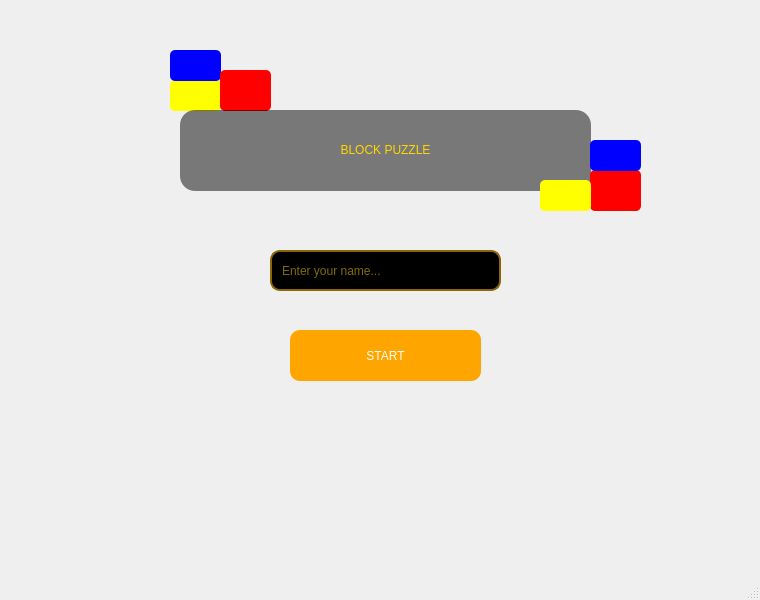
<?xml version="1.0" encoding="UTF-8"?>
<ui version="4.0">
 <class>MainWindow</class>
 <widget class="QMainWindow" name="MainWindow">
  <property name="geometry">
   <rect>
    <x>0</x>
    <y>0</y>
    <width>760</width>
    <height>600</height>
   </rect>
  </property>
  <property name="windowTitle">
   <string>MainWindow</string>
  </property>
  <property name="styleSheet">
   <string notr="true">/* --------- NỀN CHÍNH --------- */
QWidget {
    background: qlineargradient(spread:pad, x1:0, y1:0, x2:1, y2:1, 
                                stop:0 #1E3A5F, stop:1 #0D1B2A)

}


/* --------- TIÊU ĐỀ GAME --------- */
QLabel#titleLabel {
    font: bold 36px &quot;Arial&quot;;
    color: #FFFFFF;
    text-align: center;
    text-shadow: 2px 2px 4px #FFD700; /* Hiệu ứng ánh sáng vàng */
}



QPushButton#startButton {
    background-color: orange;
    border-radius: 10px;
    box-shadow: 0px 0px 15px rgba(255, 165, 0, 0.8);
}
QFrame {
    background-color: rgba(0, 0, 0, 0.5); /* Màu đen trong suốt */
    border-radius: 15px;}
QPushButton:hover {
    opacity: 0.8;
}
  QMessageBox {
        background-color: #f8d7da;  /* Màu nền đỏ nhạt */
      
        font: bold 14px;
	color: rgb(255, 255, 255);
    }

</string>
  </property>
  <widget class="QWidget" name="centralwidget">
   <widget class="QPushButton" name="btnstart">
    <property name="geometry">
     <rect>
      <x>290</x>
      <y>330</y>
      <width>191</width>
      <height>51</height>
     </rect>
    </property>
    <property name="styleSheet">
     <string notr="true">QPushButton{
    background-color: orange;
    border-radius: 10px;
    box-shadow: 0px 0px 15px rgba(255, 165, 0, 0.8)}

/* --------- NÚT BẤM CHÍNH --------- */
QPushButton {
    background-color: #FFA500;
    color: white;
    font: bold 20px &quot;Arial&quot;;
    border-radius: 10px;
    padding: 10px;
}

QPushButton:hover {
    background-color: #E94E77;
}

QPushButton:pressed {
    background-color: #FF4500;
}</string>
    </property>
    <property name="text">
     <string>START</string>
    </property>
   </widget>
   <widget class="QLineEdit" name="nameInput">
    <property name="geometry">
     <rect>
      <x>270</x>
      <y>250</y>
      <width>231</width>
      <height>41</height>
     </rect>
    </property>
    <property name="styleSheet">
     <string notr="true">QLineEdit#nameInput {
    font: bold 20px &quot;Arial&quot;;
    color: #FFD700; /* Màu chữ vàng nổi bật */
    background-color: rgb( 0, 0, 0.5); /* Nền đen trong suốt */
    border: 2px solid #8B6508; /* Viền nâu đậm */
    border-radius: 10px;
    padding: 8px;
    text-align: center;
}

QLineEdit#nameInput:focus {
    border: 2px solid #FFA500; /* Viền vàng cam khi nhập */
    background-color: rgba(0, 0, 0, 0.7);
}
</string>
    </property>
    <property name="text">
     <string/>
    </property>
    <property name="placeholderText">
     <string>Enter your name...</string>
    </property>
   </widget>
   <widget class="QFrame" name="block1">
    <property name="geometry">
     <rect>
      <x>170</x>
      <y>80</y>
      <width>51</width>
      <height>31</height>
     </rect>
    </property>
    <property name="styleSheet">
     <string notr="true">QFrame#block1 {
    background-color: yellow;
    border-radius: 5px;
}
QFrame#block2 {
    background-color: blue;
    border-radius: 5px;
}
QFrame#block3 {
    background-color: red;
    border-radius: 5px;
}
</string>
    </property>
    <property name="frameShape">
     <enum>QFrame::StyledPanel</enum>
    </property>
    <property name="frameShadow">
     <enum>QFrame::Raised</enum>
    </property>
   </widget>
   <widget class="QFrame" name="block2">
    <property name="geometry">
     <rect>
      <x>170</x>
      <y>50</y>
      <width>51</width>
      <height>31</height>
     </rect>
    </property>
    <property name="styleSheet">
     <string notr="true">QFrame#block1 {
    background-color: yellow;
    border-radius: 5px;
}
QFrame#block2 {
    background-color: blue;
    border-radius: 5px;
}
QFrame#block3 {
    background-color: red;
    border-radius: 5px;
}
</string>
    </property>
    <property name="frameShape">
     <enum>QFrame::StyledPanel</enum>
    </property>
    <property name="frameShadow">
     <enum>QFrame::Raised</enum>
    </property>
   </widget>
   <widget class="QFrame" name="block3">
    <property name="geometry">
     <rect>
      <x>220</x>
      <y>70</y>
      <width>51</width>
      <height>41</height>
     </rect>
    </property>
    <property name="styleSheet">
     <string notr="true">QFrame#block1 {
    background-color: yellow;
    border-radius: 5px;
}
QFrame#block2 {
    background-color: blue;
    border-radius: 5px;
}
QFrame#block3 {
    background-color: red;
    border-radius: 5px;
}
</string>
    </property>
    <property name="frameShape">
     <enum>QFrame::StyledPanel</enum>
    </property>
    <property name="frameShadow">
     <enum>QFrame::Raised</enum>
    </property>
   </widget>
   <widget class="QLabel" name="label">
    <property name="geometry">
     <rect>
      <x>-40</x>
      <y>400</y>
      <width>171</width>
      <height>201</height>
     </rect>
    </property>
    <property name="styleSheet">
     <string notr="true">background-color: transparent</string>
    </property>
    <property name="text">
     <string/>
    </property>
    <property name="pixmap">
     <pixmap>../../Downloads/leaf.png</pixmap>
    </property>
    <property name="scaledContents">
     <bool>true</bool>
    </property>
   </widget>
   <widget class="QLabel" name="titleLabel">
    <property name="geometry">
     <rect>
      <x>180</x>
      <y>110</y>
      <width>411</width>
      <height>81</height>
     </rect>
    </property>
    <property name="styleSheet">
     <string notr="true">QLabel#titleLabel {
    font: bold 50px &quot;Arial&quot;;
    color: #FFD700; /* Màu vàng chính */
    text-align: center;
    text-shadow: 4px 4px 0px #8B6508, /* Viền nâu đậm */
                 -4px -4px 0px #8B6508,
                 4px -4px 0px #8B6508,
                 -4px 4px 0px #8B6508;
}
QLabel#titleLabel {
    text-shadow: 0px 0px 10px rgba(255, 255, 0, 0.8);
}
/* --------- HỘP THOẠI HOẶC PANEL --------- */
QFrame {
    background-color: rgba(0, 0, 0, 0.5); /* Màu đen trong suốt */
    border-radius: 15px;}</string>
    </property>
    <property name="text">
     <string>&lt;html&gt;&lt;head/&gt;&lt;body&gt;&lt;p align=&quot;center&quot;&gt;BLOCK PUZZLE&lt;/p&gt;&lt;/body&gt;&lt;/html&gt;</string>
    </property>
   </widget>
   <widget class="QFrame" name="block3_2">
    <property name="geometry">
     <rect>
      <x>590</x>
      <y>170</y>
      <width>51</width>
      <height>41</height>
     </rect>
    </property>
    <property name="styleSheet">
     <string notr="true">QFrame#block1_2 {
    background-color: yellow;
    border-radius: 5px;
}
QFrame#block2_2 {
    background-color: blue;
    border-radius: 5px;
}
QFrame#block3_2 {
    background-color: red;
    border-radius: 5px;
}
</string>
    </property>
    <property name="frameShape">
     <enum>QFrame::StyledPanel</enum>
    </property>
    <property name="frameShadow">
     <enum>QFrame::Raised</enum>
    </property>
   </widget>
   <widget class="QFrame" name="block2_2">
    <property name="geometry">
     <rect>
      <x>590</x>
      <y>140</y>
      <width>51</width>
      <height>31</height>
     </rect>
    </property>
    <property name="styleSheet">
     <string notr="true">QFrame#block1_2 {
    background-color: yellow;
    border-radius: 5px;
}
QFrame#block2_2 {
    background-color: blue;
    border-radius: 5px;
}
QFrame#block3_2 {
    background-color: red;
    border-radius: 5px;
}
</string>
    </property>
    <property name="frameShape">
     <enum>QFrame::StyledPanel</enum>
    </property>
    <property name="frameShadow">
     <enum>QFrame::Raised</enum>
    </property>
   </widget>
   <widget class="QFrame" name="block1_2">
    <property name="geometry">
     <rect>
      <x>540</x>
      <y>180</y>
      <width>51</width>
      <height>31</height>
     </rect>
    </property>
    <property name="styleSheet">
     <string notr="true">QFrame#block1_2 {
    background-color: yellow;
    border-radius: 5px;
}
QFrame#block2 {
    background-color: blue;
    border-radius: 5px;
}
QFrame#block3 {
    background-color: red;
    border-radius: 5px;
}
</string>
    </property>
    <property name="frameShape">
     <enum>QFrame::StyledPanel</enum>
    </property>
    <property name="frameShadow">
     <enum>QFrame::Raised</enum>
    </property>
   </widget>
   <widget class="QLabel" name="label_2">
    <property name="geometry">
     <rect>
      <x>60</x>
      <y>420</y>
      <width>171</width>
      <height>201</height>
     </rect>
    </property>
    <property name="styleSheet">
     <string notr="true">background-color: transparent</string>
    </property>
    <property name="text">
     <string/>
    </property>
    <property name="pixmap">
     <pixmap>../../Downloads/leaf.png</pixmap>
    </property>
    <property name="scaledContents">
     <bool>true</bool>
    </property>
   </widget>
   <widget class="QLabel" name="label_3">
    <property name="geometry">
     <rect>
      <x>680</x>
      <y>390</y>
      <width>171</width>
      <height>201</height>
     </rect>
    </property>
    <property name="styleSheet">
     <string notr="true">background-color: transparent</string>
    </property>
    <property name="text">
     <string/>
    </property>
    <property name="pixmap">
     <pixmap>../../Downloads/leaf.png</pixmap>
    </property>
    <property name="scaledContents">
     <bool>true</bool>
    </property>
   </widget>
   <widget class="QLabel" name="label_4">
    <property name="geometry">
     <rect>
      <x>570</x>
      <y>460</y>
      <width>171</width>
      <height>201</height>
     </rect>
    </property>
    <property name="styleSheet">
     <string notr="true">background-color: transparent</string>
    </property>
    <property name="text">
     <string/>
    </property>
    <property name="pixmap">
     <pixmap>../../Downloads/leaf.png</pixmap>
    </property>
    <property name="scaledContents">
     <bool>true</bool>
    </property>
   </widget>
   <widget class="QLabel" name="label_5">
    <property name="geometry">
     <rect>
      <x>-40</x>
      <y>390</y>
      <width>211</width>
      <height>171</height>
     </rect>
    </property>
    <property name="styleSheet">
     <string notr="true">background-color: transparent</string>
    </property>
    <property name="text">
     <string/>
    </property>
    <property name="pixmap">
     <pixmap>images/tropical.png</pixmap>
    </property>
    <property name="scaledContents">
     <bool>true</bool>
    </property>
   </widget>
   <widget class="QLabel" name="label_6">
    <property name="geometry">
     <rect>
      <x>170</x>
      <y>450</y>
      <width>171</width>
      <height>201</height>
     </rect>
    </property>
    <property name="styleSheet">
     <string notr="true">background-color: transparent</string>
    </property>
    <property name="text">
     <string/>
    </property>
    <property name="pixmap">
     <pixmap>../../Downloads/leaf.png</pixmap>
    </property>
    <property name="scaledContents">
     <bool>true</bool>
    </property>
   </widget>
   <widget class="QLabel" name="label_7">
    <property name="geometry">
     <rect>
      <x>260</x>
      <y>410</y>
      <width>171</width>
      <height>201</height>
     </rect>
    </property>
    <property name="styleSheet">
     <string notr="true">background-color: transparent</string>
    </property>
    <property name="text">
     <string/>
    </property>
    <property name="pixmap">
     <pixmap>images/leaf.png</pixmap>
    </property>
    <property name="scaledContents">
     <bool>true</bool>
    </property>
   </widget>
   <widget class="QLabel" name="label_8">
    <property name="geometry">
     <rect>
      <x>360</x>
      <y>460</y>
      <width>171</width>
      <height>201</height>
     </rect>
    </property>
    <property name="styleSheet">
     <string notr="true">background-color: transparent</string>
    </property>
    <property name="text">
     <string/>
    </property>
    <property name="pixmap">
     <pixmap>../../Downloads/leaf.png</pixmap>
    </property>
    <property name="scaledContents">
     <bool>true</bool>
    </property>
   </widget>
   <widget class="QLabel" name="label_9">
    <property name="geometry">
     <rect>
      <x>480</x>
      <y>400</y>
      <width>171</width>
      <height>201</height>
     </rect>
    </property>
    <property name="styleSheet">
     <string notr="true">background-color: transparent</string>
    </property>
    <property name="text">
     <string/>
    </property>
    <property name="pixmap">
     <pixmap>images/leaf.png</pixmap>
    </property>
    <property name="scaledContents">
     <bool>true</bool>
    </property>
   </widget>
   <widget class="QLabel" name="label_10">
    <property name="geometry">
     <rect>
      <x>600</x>
      <y>420</y>
      <width>211</width>
      <height>171</height>
     </rect>
    </property>
    <property name="styleSheet">
     <string notr="true">background-color: transparent</string>
    </property>
    <property name="text">
     <string/>
    </property>
    <property name="pixmap">
     <pixmap>images/tropical.png</pixmap>
    </property>
    <property name="scaledContents">
     <bool>true</bool>
    </property>
   </widget>
   <widget class="QLabel" name="label_11">
    <property name="geometry">
     <rect>
      <x>300</x>
      <y>440</y>
      <width>211</width>
      <height>171</height>
     </rect>
    </property>
    <property name="styleSheet">
     <string notr="true">background-color: transparent</string>
    </property>
    <property name="text">
     <string/>
    </property>
    <property name="pixmap">
     <pixmap>images/tropical.png</pixmap>
    </property>
    <property name="scaledContents">
     <bool>true</bool>
    </property>
   </widget>
   <widget class="QPushButton" name="leaderboardButton">
    <property name="geometry">
     <rect>
      <x>50</x>
      <y>40</y>
      <width>81</width>
      <height>61</height>
     </rect>
    </property>
    <property name="styleSheet">
     <string notr="true">/* Nút Cài Đặt */
QPushButton {
    background-color: transparent;
    border: none;
    icon-size: 40px;
}

QPushButton:hover {
    background-color: rgba(255, 255, 255, 0.2);
    border-radius: 10px;
}

/* Nút Bảng Xếp Hạng */
QPushButton {
    background-color: transparent;
    border: none;
    icon-size: 40px;
}

QPushButton:hover {
    background-color: rgba(255, 255, 255, 0.2);
    border-radius: 10px;
}
QFrame {
    background-color: rgba(0, 0, 0, 0.5); /* Màu đen trong suốt */
    border-radius: 15px;}</string>
    </property>
    <property name="text">
     <string/>
    </property>
    <property name="icon">
     <iconset>
      <normaloff>images/trophy (2).png</normaloff>images/trophy (2).png</iconset>
    </property>
    <property name="iconSize">
     <size>
      <width>60</width>
      <height>53</height>
     </size>
    </property>
   </widget>
   <widget class="QPushButton" name="settings_Button">
    <property name="geometry">
     <rect>
      <x>640</x>
      <y>30</y>
      <width>81</width>
      <height>61</height>
     </rect>
    </property>
    <property name="styleSheet">
     <string notr="true">/* Nút Cài Đặt */
QPushButton {
    background-color: transparent;
    border: none;
    icon-size: 40px;
}

QPushButton:hover {
    background-color: rgba(255, 255, 255, 0.2);
    border-radius: 10px;
}

/* Nút Bảng Xếp Hạng */
QPushButton {
    background-color: transparent;
    border: none;
    icon-size: 40px;
}

QPushButton:hover {
    background-color: rgba(255, 255, 255, 0.2);
    border-radius: 10px;
}
QFrame {
    background-color: rgba(0, 0, 0, 0.5); /* Màu đen trong suốt */
    border-radius: 15px;}</string>
    </property>
    <property name="text">
     <string/>
    </property>
    <property name="icon">
     <iconset>
      <normaloff>images/interfaces (1).png</normaloff>images/interfaces (1).png</iconset>
    </property>
    <property name="iconSize">
     <size>
      <width>60</width>
      <height>53</height>
     </size>
    </property>
   </widget>
   <widget class="QLabel" name="label_12">
    <property name="geometry">
     <rect>
      <x>110</x>
      <y>420</y>
      <width>211</width>
      <height>171</height>
     </rect>
    </property>
    <property name="styleSheet">
     <string notr="true">background-color: transparent</string>
    </property>
    <property name="text">
     <string/>
    </property>
    <property name="pixmap">
     <pixmap>images/tropical.png</pixmap>
    </property>
    <property name="scaledContents">
     <bool>true</bool>
    </property>
   </widget>
   <widget class="QLabel" name="label_13">
    <property name="geometry">
     <rect>
      <x>450</x>
      <y>480</y>
      <width>211</width>
      <height>171</height>
     </rect>
    </property>
    <property name="styleSheet">
     <string notr="true">background-color: transparent</string>
    </property>
    <property name="text">
     <string/>
    </property>
    <property name="pixmap">
     <pixmap>images/tropical.png</pixmap>
    </property>
    <property name="scaledContents">
     <bool>true</bool>
    </property>
   </widget>
   <widget class="QLabel" name="parrotLabel">
    <property name="geometry">
     <rect>
      <x>280</x>
      <y>230</y>
      <width>31</width>
      <height>21</height>
     </rect>
    </property>
    <property name="styleSheet">
     <string notr="true">background-color: transparent</string>
    </property>
    <property name="text">
     <string/>
    </property>
    <property name="pixmap">
     <pixmap>images/parrot.png</pixmap>
    </property>
    <property name="scaledContents">
     <bool>true</bool>
    </property>
   </widget>
   <widget class="QLabel" name="label_15">
    <property name="geometry">
     <rect>
      <x>520</x>
      <y>70</y>
      <width>51</width>
      <height>51</height>
     </rect>
    </property>
    <property name="styleSheet">
     <string notr="true">background-color: transparent</string>
    </property>
    <property name="text">
     <string/>
    </property>
    <property name="pixmap">
     <pixmap>../../Downloads/parrot (1).png</pixmap>
    </property>
    <property name="scaledContents">
     <bool>true</bool>
    </property>
   </widget>
   <widget class="QLabel" name="label_14">
    <property name="geometry">
     <rect>
      <x>90</x>
      <y>420</y>
      <width>171</width>
      <height>201</height>
     </rect>
    </property>
    <property name="styleSheet">
     <string notr="true">background-color: transparent</string>
    </property>
    <property name="text">
     <string/>
    </property>
    <property name="pixmap">
     <pixmap>images/leaf.png</pixmap>
    </property>
    <property name="scaledContents">
     <bool>true</bool>
    </property>
   </widget>
   <widget class="QLabel" name="label_16">
    <property name="geometry">
     <rect>
      <x>660</x>
      <y>390</y>
      <width>171</width>
      <height>201</height>
     </rect>
    </property>
    <property name="styleSheet">
     <string notr="true">background-color: transparent</string>
    </property>
    <property name="text">
     <string/>
    </property>
    <property name="pixmap">
     <pixmap>images/leaf.png</pixmap>
    </property>
    <property name="scaledContents">
     <bool>true</bool>
    </property>
   </widget>
   <widget class="QLabel" name="label_17">
    <property name="geometry">
     <rect>
      <x>-30</x>
      <y>420</y>
      <width>171</width>
      <height>201</height>
     </rect>
    </property>
    <property name="styleSheet">
     <string notr="true">background-color: transparent</string>
    </property>
    <property name="text">
     <string/>
    </property>
    <property name="pixmap">
     <pixmap>images/leaf.png</pixmap>
    </property>
    <property name="scaledContents">
     <bool>true</bool>
    </property>
   </widget>
   <zorder>label_14</zorder>
   <zorder>btnstart</zorder>
   <zorder>nameInput</zorder>
   <zorder>block1</zorder>
   <zorder>block2</zorder>
   <zorder>block3</zorder>
   <zorder>label</zorder>
   <zorder>titleLabel</zorder>
   <zorder>block3_2</zorder>
   <zorder>block2_2</zorder>
   <zorder>block1_2</zorder>
   <zorder>label_2</zorder>
   <zorder>label_3</zorder>
   <zorder>label_4</zorder>
   <zorder>label_5</zorder>
   <zorder>label_6</zorder>
   <zorder>label_7</zorder>
   <zorder>label_8</zorder>
   <zorder>label_9</zorder>
   <zorder>label_10</zorder>
   <zorder>label_11</zorder>
   <zorder>leaderboardButton</zorder>
   <zorder>settings_Button</zorder>
   <zorder>label_12</zorder>
   <zorder>label_13</zorder>
   <zorder>parrotLabel</zorder>
   <zorder>label_15</zorder>
   <zorder>label_16</zorder>
   <zorder>label_17</zorder>
  </widget>
  <widget class="QMenuBar" name="menubar">
   <property name="geometry">
    <rect>
     <x>0</x>
     <y>0</y>
     <width>760</width>
     <height>26</height>
    </rect>
   </property>
  </widget>
  <widget class="QStatusBar" name="statusbar"/>
 </widget>
 <resources/>
 <connections/>
</ui>
